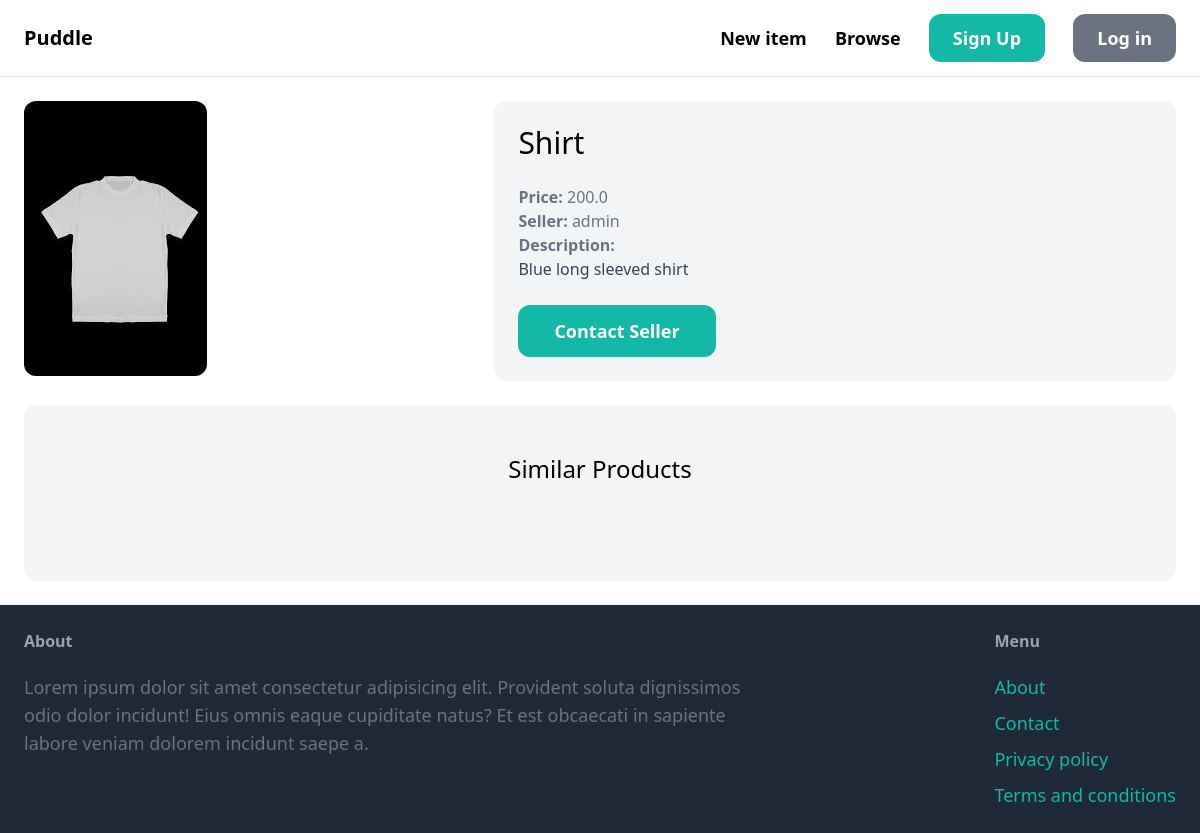
The app's page /items/1/, older data.
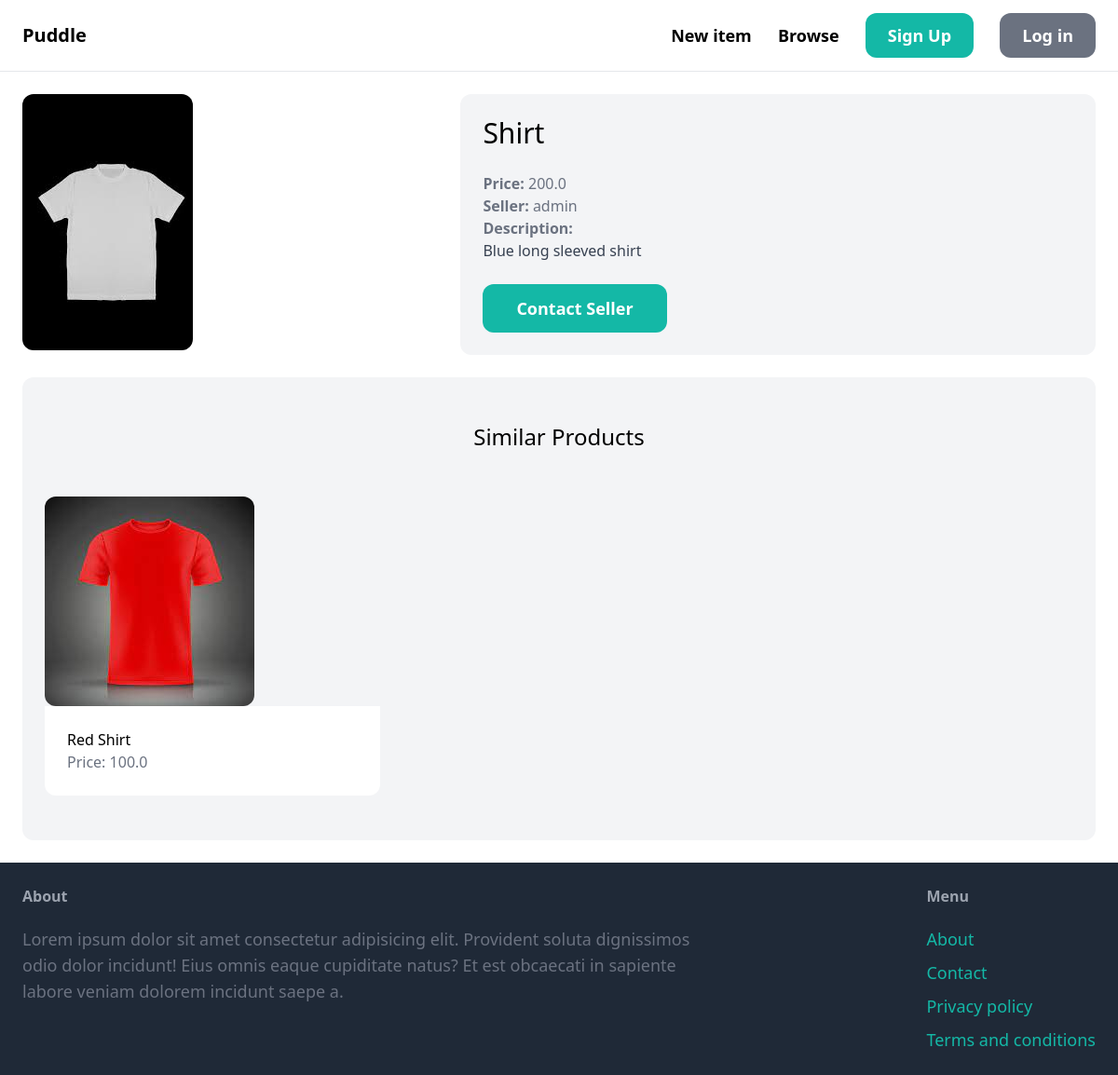
The same page, newer data.
### item/models.py (models this page shows, shortened)
class Items(models.Model):
    category = models.ForeignKey(Category, related_name='items', on_delete=models.CASCADE)
    name = models.CharField(max_length=255)
    description = models.TextField(blank=True, null=True)
    price = models.FloatField()
    image = models.ImageField(upload_to='item_images', blank=True, null=True)
    is_sold = models.BooleanField(default=False)
    created_by = models.ForeignKey(User, related_name='items', on_delete=models.CASCADE)
    created_at = models.DateTimeField(auto_now_add=True)
    class Meta:
        verbose_name_plural = 'Items'

### item/views.py (the view)
# urls.py: path('<int:pk>/',views.detail,name='detail'),
def detail(request, pk):
    item = get_object_or_404(Items, pk=pk)
    related_items = Items.objects.filter(category=item.category, is_sold=False).exclude(pk=pk)[0:3]
    context = {"item": item, 'related_items':related_items}
    return render(request, 'item/detail.html',context)

### item/templates/item/detail.html (shortened to what this page needs)
{% extends 'core/base.html' %}
{% block content %}
<div class="grid grid-cols-5 gap-6">
  <div class="col-span-2">
        <img src="{{ item.image.url }}" class="rounded-xl">
  </div>
  <div class="col-span-3 p-6 bg-gray-100 rounded-xl">
    <h1 class="mb-6 text-3xl">{{ item.name }}</h1>
    <p class="text-gray-500"><strong>Price: </strong>{{item.price}}</p>
    <p class="text-gray-500"><strong>Seller: </strong>{{item.created_by.username}}</p>
    {% if item.description %}
      <p class="text-gray-700"><strong class="text-gray-500">Description: </strong><br>
      {{ item.description }}
      </p>
      {% endif%}
      <a href="#" class="inline-block mt-6 px-9 py-3 text-lg font-semibold bg-teal-500 text-white rounded-xl hover:bg-teal-700">Contact Seller</a>
  </div>
</div>
<div class="mt-6 px-6 py-12 bg-gray-100 rounded-xl">
  <h2 class="mb-12 text-2xl text-center">Similar Products</h2>
    <div class="grid grid-cols-3 gap-3">
      {% for item in related_items %}
        <div>
            <a href=""{% url 'item:detail' item.id %}">
              <div>
                <img src="{{ item.image.url }}" class="rounded-xl">
              </div>
              <div class="p-6 bg-white rounded-b-xl">
                  <h2 class="text-1xl">{{ item.name }}</h2>
                  <p class="text-gray-500">Price: {{item.price}}</p>
              </div>
            </a>
        </div>
      {% endfor %}
    </div>
 </div>
{% endblock %}

Row changes from the older to the newer data that the page shows:
added Items: image (picture), name "Red Shirt", price "100.0"
